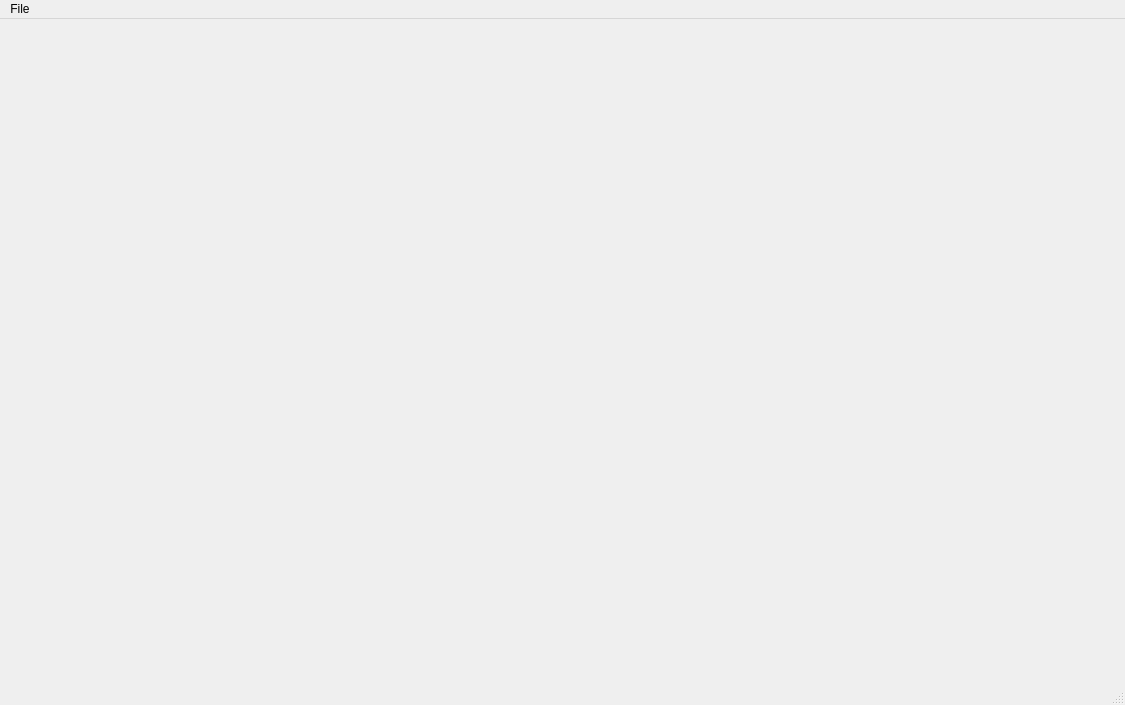
<?xml version="1.0" encoding="UTF-8"?>
<ui version="4.0">
 <class>PokerGameClass</class>
 <widget class="QMainWindow" name="PokerGameClass">
  <property name="geometry">
   <rect>
    <x>0</x>
    <y>0</y>
    <width>1125</width>
    <height>705</height>
   </rect>
  </property>
  <property name="minimumSize">
   <size>
    <width>1125</width>
    <height>705</height>
   </size>
  </property>
  <property name="maximumSize">
   <size>
    <width>1125</width>
    <height>705</height>
   </size>
  </property>
  <property name="windowTitle">
   <string>PokerGame</string>
  </property>
  <widget class="QWidget" name="centralWidget"/>
  <widget class="QMenuBar" name="menuBar">
   <property name="geometry">
    <rect>
     <x>0</x>
     <y>0</y>
     <width>1125</width>
     <height>23</height>
    </rect>
   </property>
   <widget class="QMenu" name="menuFile">
    <property name="title">
     <string>File</string>
    </property>
    <addaction name="actionNew_game"/>
    <addaction name="actionLoad_game"/>
    <addaction name="separator"/>
    <addaction name="actionQuit"/>
   </widget>
   <addaction name="menuFile"/>
  </widget>
  <widget class="QStatusBar" name="statusBar"/>
  <action name="actionNew_game">
   <property name="text">
    <string>New game</string>
   </property>
   <property name="statusTip">
    <string>Start a new game.</string>
   </property>
  </action>
  <action name="actionLoad_game">
   <property name="text">
    <string>Load game</string>
   </property>
  </action>
  <action name="actionQuit">
   <property name="text">
    <string>Quit</string>
   </property>
   <property name="statusTip">
    <string>Quit the game.</string>
   </property>
  </action>
 </widget>
 <layoutdefault spacing="6" margin="11"/>
 <resources>
  <include location="pokergame.qrc"/>
 </resources>
 <connections>
  <connection>
   <sender>actionQuit</sender>
   <signal>triggered()</signal>
   <receiver>PokerGameClass</receiver>
   <slot>close()</slot>
   <hints>
    <hint type="sourcelabel">
     <x>-1</x>
     <y>-1</y>
    </hint>
    <hint type="destinationlabel">
     <x>562</x>
     <y>352</y>
    </hint>
   </hints>
  </connection>
 </connections>
</ui>
